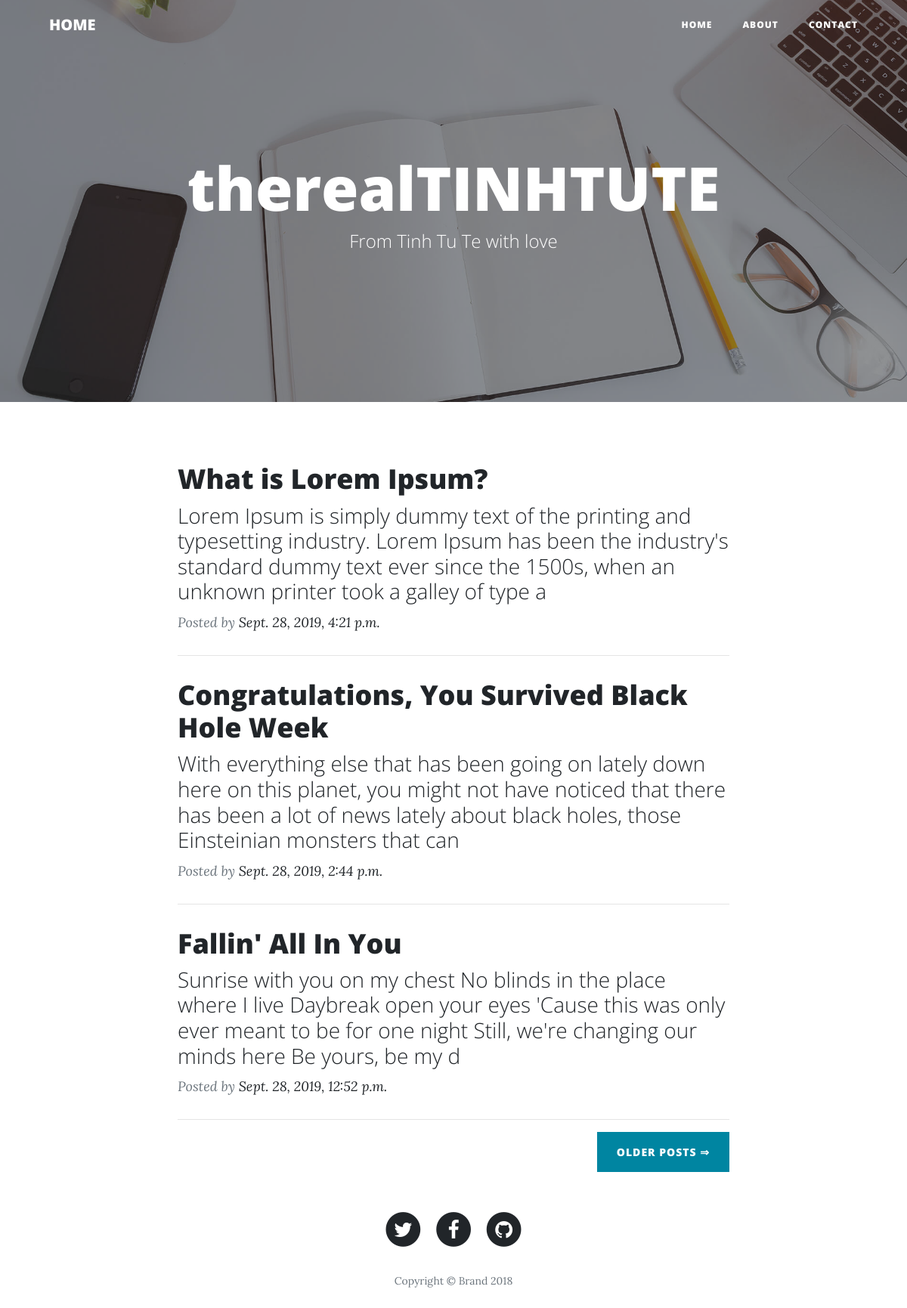
The page / on the database its author committed.
### blog/models.py (models this page shows, shortened)
class Post(models.Model):
    title = models.CharField(max_length=200, unique=True)
    slug = models.SlugField(max_length=200, unique=True)
    author = models.ForeignKey(
        User,
        on_delete=models.CASCADE,
        related_name='blog_post'
    )
    updated_on = models.DateTimeField(auto_now=True)
    content = models.TextField()
    created_on = models.DateTimeField(auto_now_add=True)
    status = models.IntegerField(choices=STATUS, default=0)
    class Meta:
        ordering = ['-created_on']

### blog/views.py (the view)
# urls.py: path('', PostList.as_view(), name='home'),
class PostList(ListView):
    queryset = Post.objects.filter(status=1).order_by('-created_on')
    template_name = 'index.html'

### templates/index.html
{% extends 'base.html' %}
{% block content %}
<div class="container">
        <div class="row">
            <div class="col-md-10 col-lg-8 col-xl-8 offset-xl-2">
                {% for post in post_list %}
                <div class="post-preview">
                    <a href="{% url 'post_detail' post.slug  %}">
                        <h2 class="post-title">{{ post.title }}</h2>
                        <h3 class="post-subtitle">{{post.content|slice:":200" }}</h3>
                    </a>
                    <p class="post-meta">Posted by&nbsp;<a href="#">{{ post.created_on}}</a></p>
                </div>
                <hr>
                {% endfor %}
                <div class="clearfix"><button class="btn btn-primary float-right" type="button">Older Posts&nbsp;⇒</button></div>
            </div>
        </div>
    </div>
{% endblock content %}

### templates/base.html (shortened to what this page needs)
<!DOCTYPE html>
<html>
<head>
    {% load static %}
    <link rel="stylesheet" href="{% static "bootstrap/css/bootstrap.min.css" %}" type="text/css">
    <link rel="stylesheet" href="{% static "bootstrap/css/style.css" %}" type="text/css">
    <link rel="stylesheet" href="{% static "fonts/font-awesome.min.css" %}">
</head>
<body>
    <nav class="navbar navbar-light navbar-expand-lg fixed-top" id="mainNav">
        <div class="container"><a class="navbar-brand" href="{% url 'home' %}">HOME</a>
            <div
                class="collapse navbar-collapse" id="navbarResponsive">
                <ul class="nav navbar-nav ml-auto">
                    <li class="nav-item" role="presentation"><a class="nav-link" href="{% url 'home' %}">Home</a></li>
                    <li class="nav-item" role="presentation"><a class="nav-link" href="{% url 'about' %}">About</a></li>
                    <li class="nav-item" role="presentation"><a class="nav-link" href="{% url 'contact' %}">Contact</a></li>
                </ul>
        </div>
        </div>
    </nav>
    <header class="masthead" style="background-image:url('{% block imag %}{% static "img/home-bg.jpg" %}{% endblock imag %}');">
        <div class="overlay"></div>
        <div class="container">
            <div class="row">
                <div class="col-md-10 col-lg-8 mx-auto">
                        {% block head %}
                        <div class="site-heading">
                            <h1>therealTINHTUTE</h1><span class="subheading">From Tinh Tu Te with love</span>
                        </div>
                        {%endblock head%}
                </div>
            </div>
        </div>
    </header>
    {% block content %}
    {% endblock content %}
    <footer>
        <div class="container">
            <div class="row">
                <div class="col-md-10 col-lg-8 mx-auto">
                    <ul class="list-inline text-center">
                        <li class="list-inline-item">
                            <span class="fa-stack fa-lg">
                                <i class="fa fa-circle fa-stack-2x"></i>
                                <i class="fa fa-twitter fa-stack-1x fa-inverse"></i>
                            </span>
                        </li>
                        <li class="list-inline-item">
                            <span class="fa-stack fa-lg">
                                <i class="fa fa-circle fa-stack-2x"></i>
                                <i class="fa fa-facebook fa-stack-1x fa-inverse"></i>
                            </span>
                        </li>
                        <li class="list-inline-item">
                            <span class="fa-stack fa-lg">
                                <i class="fa fa-circle fa-stack-2x"></i>
                                <i class="fa fa-github fa-stack-1x fa-inverse"></i>
                            </span>
                        </li>
                    </ul>
                    <p class="text-muted copyright">Copyright&nbsp;©&nbsp;Brand 2018</p>
                </div>
            </div>
        </div>
    </footer>
</body>
</html>

### rows shown on the page
Post: title "What is Lorem Ipsum?", content "Lorem Ipsum is simply dummy text of the printing and typesetting industry. Lorem Ipsum has been the industry's standard dummy text ever since the 1500s, when an unknown printer took a galley of type a", created_on "Sept. 28, 2019, 4:21 p.m."
Post: title "Congratulations, You Survived Black Hole Week", content "With everything else that has been going on lately down here on this planet, you might not have noticed that there has been a lot of news lately about black holes, those Einsteinian monsters that can", created_on "Sept. 28, 2019, 2:44 p.m."
Post: title "Fallin' All In You", content "Sunrise with you on my chest No blinds in the place where I live Daybreak open your eyes 'Cause this was only ever meant to be for one night Still, we're changing our minds here Be yours, be my d", created_on "Sept. 28, 2019, 12:52 p.m."
